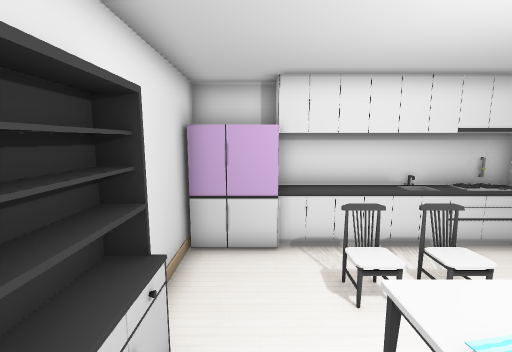
view 1 (above)

12 first-person views from a walk through a 3-D level made in the Unity game engine. The camera is 1.5 m above the floor, tilts 8° down and sees 90° across. Doors are open. The floor is counted in squares, 0.5 m on a side. Each view is taken from the middle of a square. On the plan, view 1 faces up. The plan holds only what a view shows up to about 19 squares ahead; the rest is blank. The player is left out. Some animated figures are not drawn.

view 2
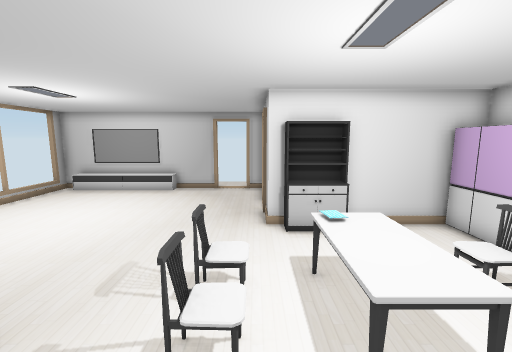

view 3
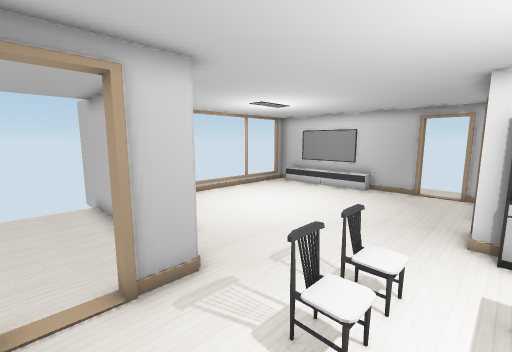

view 4
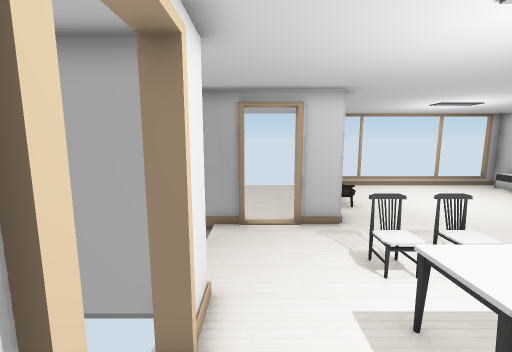

view 5
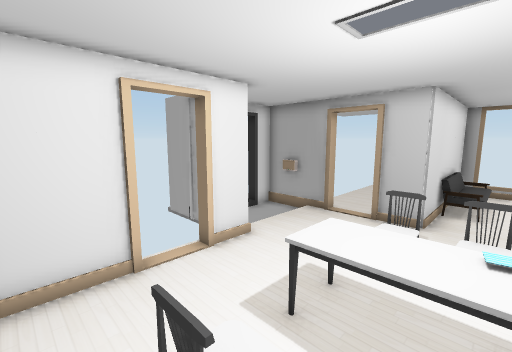

view 6
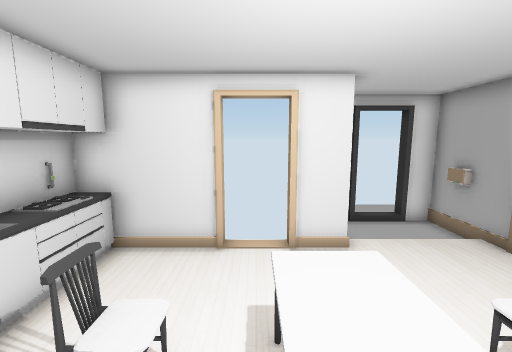

view 7
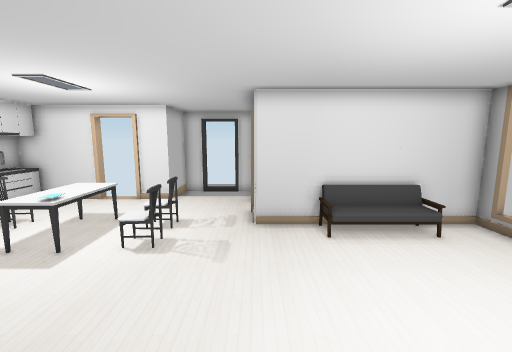

view 8
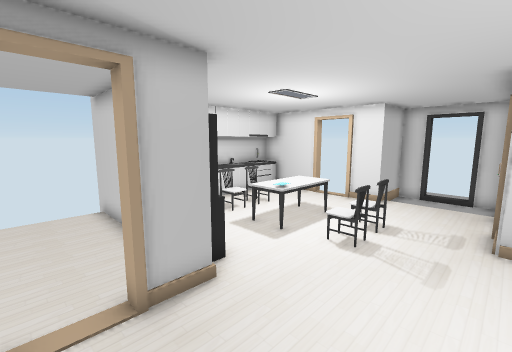

view 9
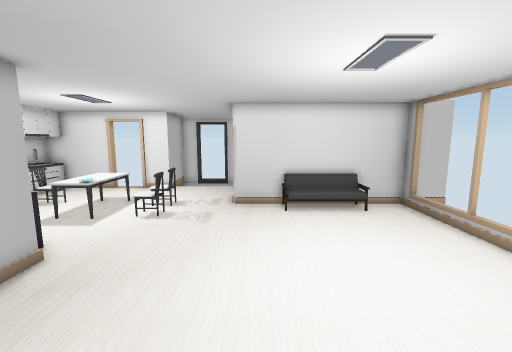

view 10
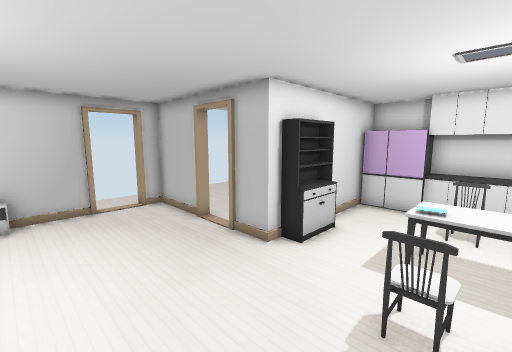

view 11
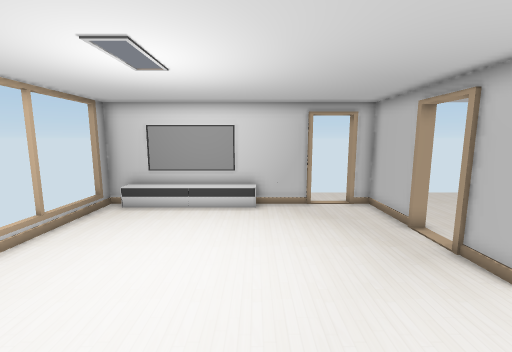

view 12
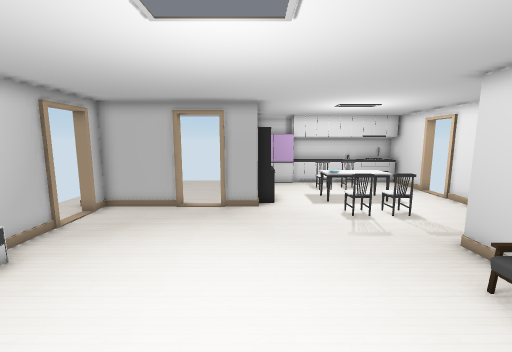

### Floor plan
Key: @ floor where view 1 was taken; # wall or solid block; x gap in a wall; . floor; / step, stairs or slope; D open door; = window, fence, low wall or low ledge; F fridge.
Columns run from 10 left of view 1 to 13 right of it. Each row starts with its distance up from view 1.
  8         #  ########
  7    .....#FF=======#
  6    .....#.........#
  5 ..  ....#...#.#...#
  4 ... ....#.........D
  3  .......##..===...D
  2    .... #=..###...D
  1 #####DD###..===...##
  0  ####DD##.@.......######
 -1  D..........#.#......D..
 -2  D...................D..
 -3  #...................#..
 -4  #............##DD####
 -5  #/...........#
 -6  #/..........##
 -7  #/......... ##
 -8  #/......... ##
 -9  #/......... ##
-10  #/..........##
-11  #/...........#
-12  #x          x#

Where each view was taken, in squares from view 1:
view 1: 0 up, 0 right, facing up
view 2: 0 up, 7 right, facing left
view 3: 1 up, 7 right, facing down-left
view 4: 5 up, 7 right, facing down
view 5: 6 up, 2 right, facing down-right
view 6: 3 up, 1 right, facing right
view 7: 4 down, 5 left, facing right
view 8: 4 down, 5 left, facing up-right
view 9: 5 down, 8 left, facing right
view 10: 5 down, 3 right, facing up-left
view 11: 5 down, 3 right, facing left
view 12: 11 down, 2 left, facing up
